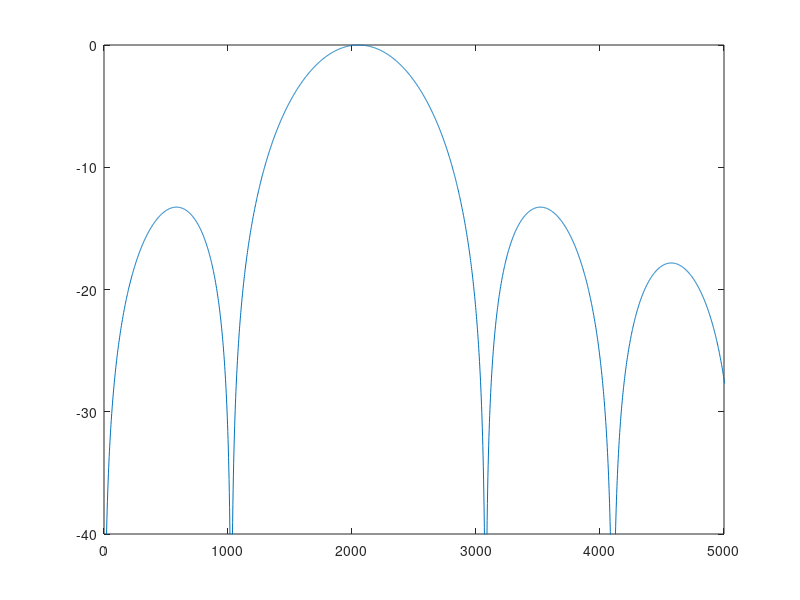

MATLAB code to generate this figure:
xs = linspace(-5, 3, 4000);
pxs = pi*xs;
plot(xs*1026+2052, 20*log10(abs(sin(pxs)./pxs)));
ylim([-40 0]);
xlim([0 5000]);
